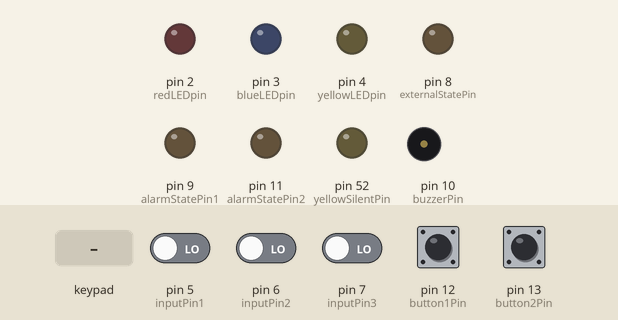
The sketch below on a simulated Arduino Mega 2560, built with avr-gcc and run on an emulated ATmega2560. Shown: output pins drawn as LEDs (lit = HIGH), buzzer (waves = sounding, pin HIGH). Inputs (shaded band) come from the test bench; at power-on: pin 12 (button1Pin), pin 13 (button2Pin) HIGH, pin 5 (inputPin1), pin 6 (inputPin2), pin 7 (inputPin3) LOW.

Above: at 1.2 s.
1.3 s: pin 12 (button1Pin) pulled LOW for 0.15 s
At 1.4 s:
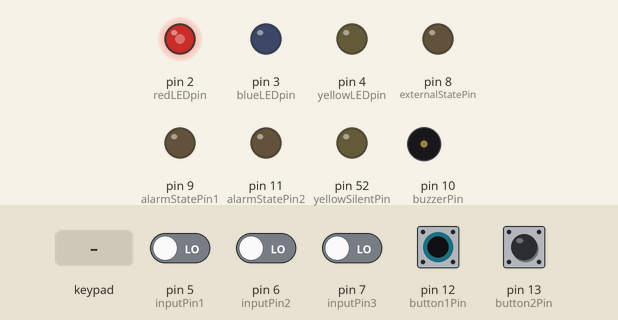
3.0 s: pin 13 (button2Pin) pulled LOW for 1 s
At 3.7 s:
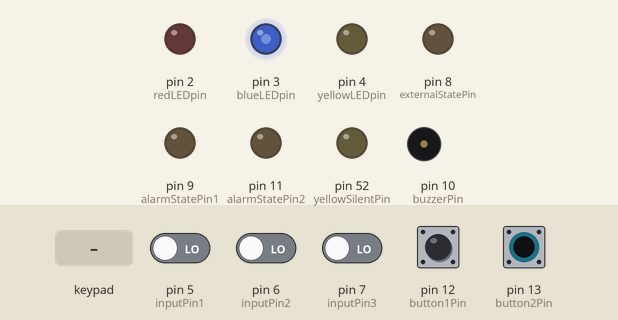
5.5 s: pin 5 (inputPin1) driven HIGH
At 6.5 s:
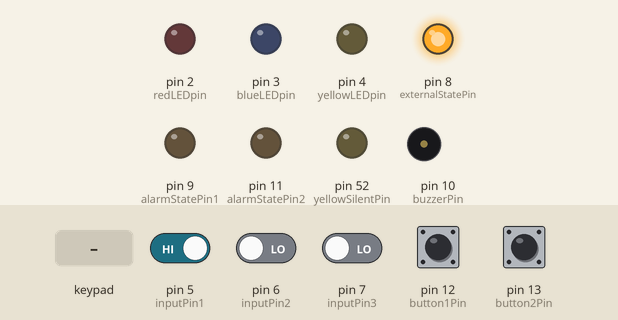
7.0 s: pin 6 (inputPin2) driven HIGH
At 7.7 s:
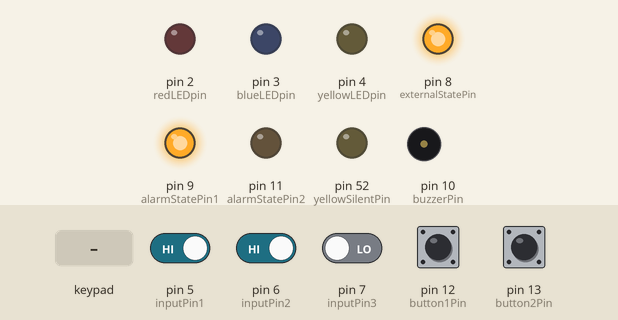
8.5 s: pin 7 (inputPin3) driven HIGH
At 8.8 s:
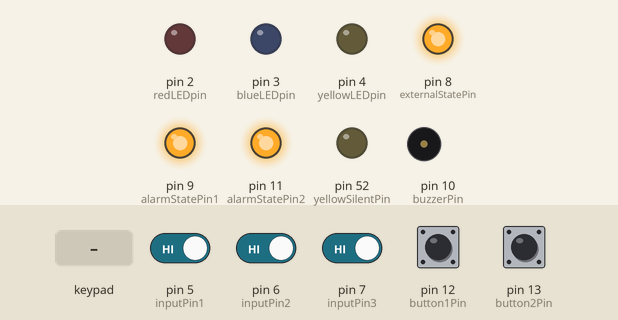
10.0 s: key 'A' pressed
At 11.4 s:
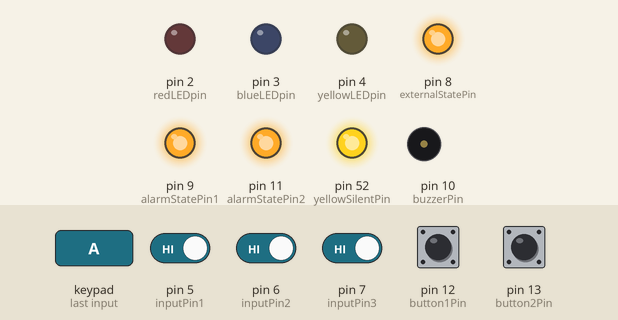
Timing chart, 0 to 12.5 s (numbered marks = the images above; inputs shaded):
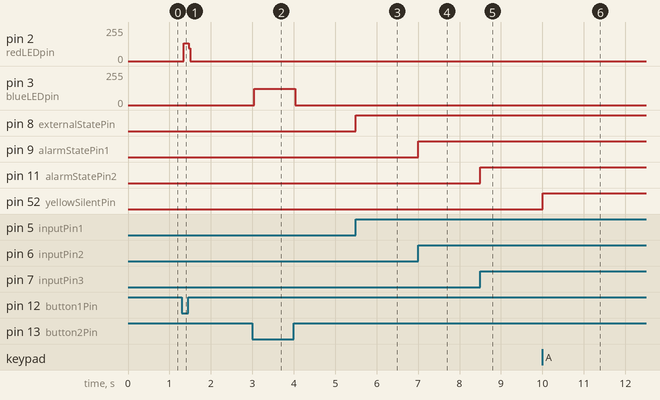

The sketch:

Control_Segment.ino
```cpp
#include <Keypad.h>
const int buzzerPin = 10;              // Пин пьезодинамика
const int redLEDpin = 2;               // Пин красного диода
const int blueLEDpin = 3;              // Пин синего диода
const int yellowLEDpin = 4;            // Пин желтого диода
const int inputPin1 = 5;               // Пин входных данных 1
const int inputPin2 = 6;               // Пин входных данных 2
const int inputPin3 = 7;               // Пин входных данных 3
const int externalStatePin = 8;        // Пин состояния внешней платы
const int alarmStatePin1 = 9;          // Пин состояния тревоги 1
const int alarmStatePin2 = 11;         // Пин состояния тревоги 2
const int button1Pin = 12;             // Пин кнопки 1
const int button2Pin = 13;             // Пин кнопки 2
const int yellowSilentPin = 52;        // Пин диода "Тихий режим"

bool led12State = false;               // Состояние LED "Пожарные датчики"
bool led13State = false;               // Состояние LED "СКУД"
bool silentMode = false;               // Флаг режима "Тихий"

const byte ROWS = 4;                   // Количество строк клавиатуры
const byte COLS = 4;                   // Количество столбцов клавиатуры
char keys[ROWS][COLS] = {
  {'1','2','3','A'},
  {'4','5','6','B'},
  {'7','8','9','C'},
  {'*','0','#','D'}
};
byte rowPins[ROWS] = {A0, A1, A2, A3};  // Пины строк клавиатуры
byte colPins[COLS] = {A4, A5, A6, A7};  // Пины столбцов клавиатуры
Keypad keypad = Keypad(makeKeymap(keys), rowPins, colPins, ROWS, COLS);  // Объект Keypad

void setup() {
  pinMode(buzzerPin, OUTPUT);
  pinMode(redLEDpin, OUTPUT);
  pinMode(blueLEDpin, OUTPUT);
  pinMode(yellowLEDpin, OUTPUT);
  pinMode(inputPin1, INPUT);
  pinMode(inputPin2, INPUT);
  pinMode(inputPin3, INPUT);
  pinMode(externalStatePin, OUTPUT);
  pinMode(alarmStatePin1, OUTPUT);
  pinMode(alarmStatePin2, OUTPUT);
  pinMode(button1Pin, INPUT_PULLUP);
  pinMode(button2Pin, INPUT_PULLUP);
  pinMode(yellowSilentPin, OUTPUT);
}

void loop() {
  digitalWrite(redLEDpin, led12State);      // Устанавливаем состояние LED "Пожарные датчики"
  digitalWrite(blueLEDpin, led13State);     // Устанавливаем состояние LED "СКУД"

  // Обработка кнопки 1
  if (digitalRead(button1Pin) == LOW) {
    led12State = !led12State;               // Инвертируем состояние LED "Пожарные датчики"
  }

  // Обработка кнопки 2
  if (digitalRead(button2Pin) == LOW) {
    led13State = !led13State;               // Инвертируем состояние LED "СКУД"
  }

  // Обработка входных данных
  int inputState1 = digitalRead(inputPin1);
  int inputState2 = digitalRead(inputPin2);
  int inputState3 = digitalRead(inputPin3);

  // Управление состоянием внешней платы
  digitalWrite(externalStatePin, inputState1);

  // Управление состоянием тревоги 1
  digitalWrite(alarmStatePin1, inputState2);

  // Управление состоянием тревоги 2
  digitalWrite(alarmStatePin2, inputState3);

  // Обработка Keypad
  char key = keypad.getKey();
  if (key != NO_KEY) {
    if (key == 'A') {
      silentMode = !silentMode;             // Инвертируем состояние режима "Тихий"
      digitalWrite(yellowSilentPin, silentMode ? HIGH : LOW); // Устанавливаем состояние диода "Тихий режим"
    }
    // Ваш код для обработки нажатия клавиши Keypad
    // Можете добавить логику ввода пароля и перехода в режим "Тихий"
  }

  // Другой код и логика программы
}
```

Measured:
- after the input at 1.3 s, pin 2 (redLEDpin): 0/255 → 132/255 at once, → 0/255 0.12 s later
- after the input at 3.0 s, pin 3 (blueLEDpin): 0/255 → 123/255 at once, → 0/255 1.0 s later
- after the input at 5.5 s, pin 8 (externalStatePin): LOW → HIGH at once
- after the input at 7.0 s, pin 9 (alarmStatePin1): LOW → HIGH at once
- after the input at 8.5 s, pin 11 (alarmStatePin2): LOW → HIGH at once
- after the input at 10.0 s, pin 52 (yellowSilentPin): LOW → HIGH at once
